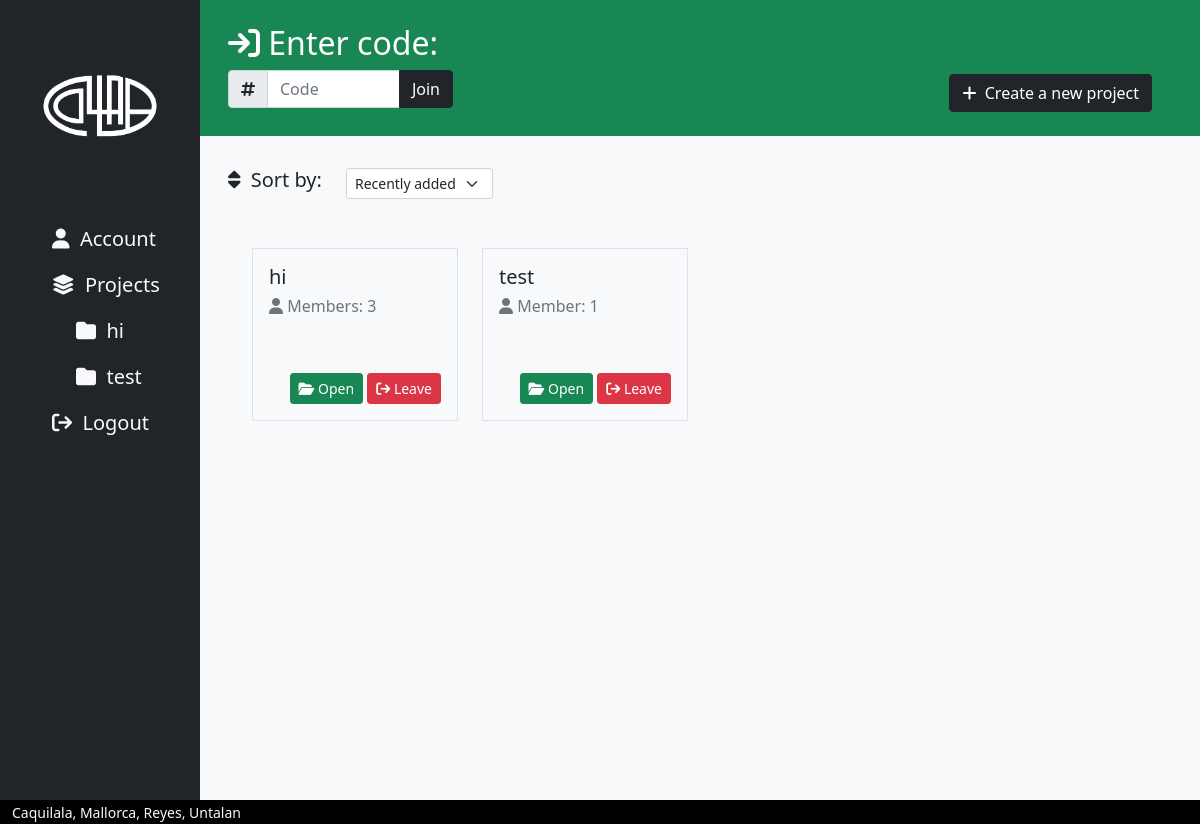
Page /dashboard/ (signed in) on the earlier database version.
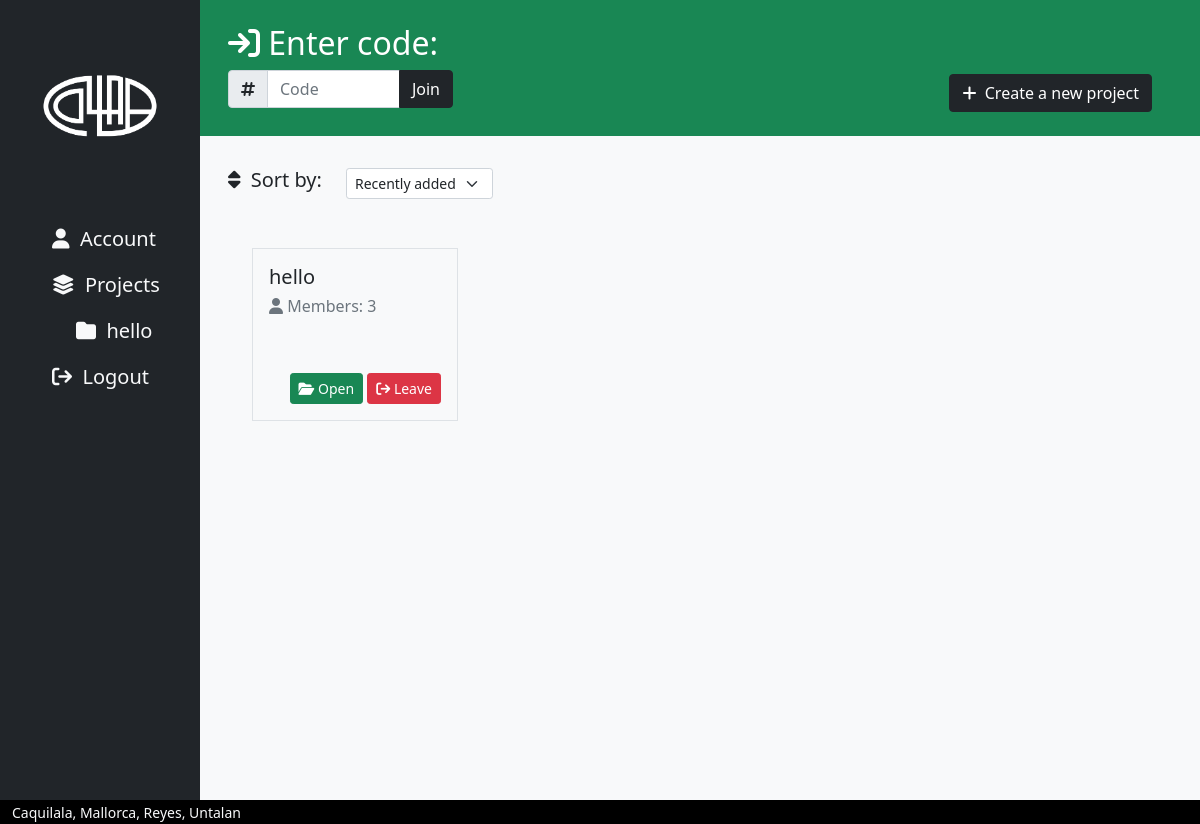
Same page on the later database version.
### collabapp/models.py (models this page shows, shortened)
class Project(models.Model):
    code = models.CharField(max_length=255, null=True, unique=True)
    owner = models.ForeignKey(User, on_delete=models.CASCADE, null = True)
    title = models.CharField(max_length=100, null=True)
    description = models.CharField(max_length=1000, null=True)
    creation_date = models.DateTimeField(auto_now_add=True, null=True)
    @property
    def getmembertotal(self):
        m = self.members.all()
        mem = list(m)
        total = len(mem)
        s = str(total)
        if total > 1:
            return "Members: " + s
        else:
            return "Member: " + s

### collabapp/views.py (the view)
# urls.py: path('dashboard/', views.dashboardPage, name='dashboardPage'),
@login_required(login_url='loginPage')
def dashboardPage(request):
    puser = request.user.profile
    if request.method == 'POST':
        code = request.POST.get('code')
        if Project.objects.filter(code=code).exists():
            proj = Project.objects.get(code=code)
            puser.projects.add(proj)
        return redirect("dashboardPage")
    else:
        p = request.user.profile.projects.all()
        pl = list(p)
    context = {'projects': pl}
    return render(request, 'collabapp/dashboard.html', context)

### collabapp/templates/collabapp/dashboard.html (shortened to what this page needs)
<!DOCTYPE html>
<html lang="en">
<head>
   {% include 'collabapp/head-modules.html' %}
</head>
<body>
    <div class="container-fluid bg-warning h-100">
        <div class="row min-vh-100">
            {% include 'collabapp/navbar.html' %}
            <div class="col-10 min-vh-100 bg-light">
                <div class="row bg-success text-white py-4 ps-3">
                    <div class="row m-0 p-0 align-items-end">
                        <div class="col">
                            <form method="POST" action="">
                                <h2><i class="fa-solid fa-arrow-right-to-bracket"></i> Enter code:</h2>
                                <div class="input-group my-1 w-50">
                                    <span class="input-group-text" id="basic-addon1"><i class="fa-solid fa-hashtag"></i></span>
                                    <input type="text" name= "code" class="form-control" placeholder="Code" aria-label="groupcode">
                                    <button type="submit" class="btn btn-dark">Join</button>
                                </div>
                            </form>
                        </div>
                        <div class="col text-end pe-5">
                            <a class="btn btn-dark" href="{% url 'projectNewPage' %}"><i class="fa-solid fa-plus"></i>&nbsp; Create a new project</a>
                        </div>
                    </div>
                </div>
                <div class="container-fluid px-3 py-3">
                   <div class="row row-cols-auto mt-3">
                        <div class="col">
                            <h5><i class="fa-solid fa-sort">&nbsp;</i> Sort by:</h5>
                        </div>
                        <div class="col">
                           <select class="form-select form-select-sm" aria-label="Default select example">
                                <option selected value="recent">Recently added</option>
                            </select>
                        </div>
                    </div>
                    <br><br>
                    <div class="container">
                        <div class="row row-cols-4 g-4">
                        {% for project in projects %}
                            <div class="col">
                                <div class="p-3 border bg-light">
                                    <h5>{{ project.title }}</h5>
                                <h6 class="text-muted"><i class="fa-solid fa-user"></i> {{project.getmembertotal}} </h6>
                                    <br><br>
                                    <div class="text-end">
                                        <a class="btn btn-success btn-sm" href="{% url 'projectPage' project.id %}"><i class="fa-solid fa-folder-open"></i> Open</a>
                                        <button type="button" class="btn btn-danger btn-sm" data-bs-toggle="modal" data-bs-target="#leaveProject{{project.id}}"><i class="fa-solid fa-arrow-right-from-bracket"></i> Leave</button>
                                    </div>
                                </div>
                            </div>
                        {% endfor %}
                        </div>
                      </div>
                </div>
            </div>
            {% include 'collabapp/footer.html' %}
        </div>
    </div>
</body>
</html>

### collabapp/templates/collabapp/navbar.html
<div class="col-2 min-vh-100 bg-dark text-white">
    <br><br>
    <div class="mx-auto text-center">
        {% load static %}
        <a href="{% url 'dashboardPage' %}">
            <img src="{% static 'assets/logowhite.png'%}" alt="logo" style="width:120px; height:120px;"></a>
    </div>
    <br><br>
    <ul class="nav flex-column ps-4 fs-5">
        <li class="nav-item">
           <a class="nav-link text-light" href="{% url 'accountPage' %}"><i class="fa-solid fa-user"></i>&nbsp; Account</a>
        </li>
        <li class="nav-item">
            <a class="nav-link text-light" href="{% url 'dashboardPage' %}"><i class="fa-solid fa-layer-group"></i>&nbsp; Projects</a>
            <ul class="nav flex-column ps-4">
                {% for project in projects|slice:":3" %}
                <a class="nav-link text-light" href="{% url 'projectPage' project.id%}"><i class="fa-solid fa-folder"></i>&nbsp; {{ project.title }}</a>
                {% endfor %}
            </ul>
        </li>
        <li class="nav-item">
            <a class="nav-link text-light" href="{% url 'logout' %}"><i class="fa-solid fa-arrow-right-from-bracket"></i>&nbsp; Logout</a>
       </li>
    </ul>
</div>

Differences in the rows shown:
removed Project: title "test", getmembertotal "Member: 1"
changed Project "Members: 3": title "hi" → "hello"
